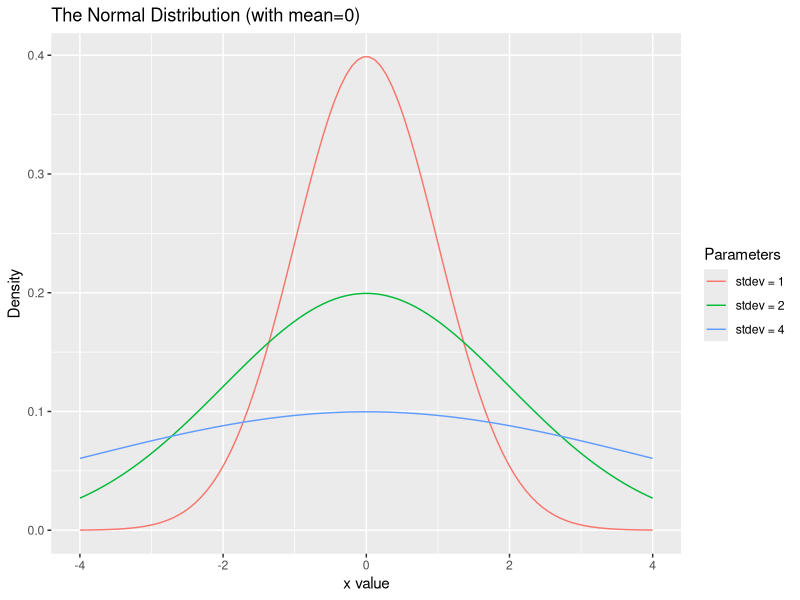
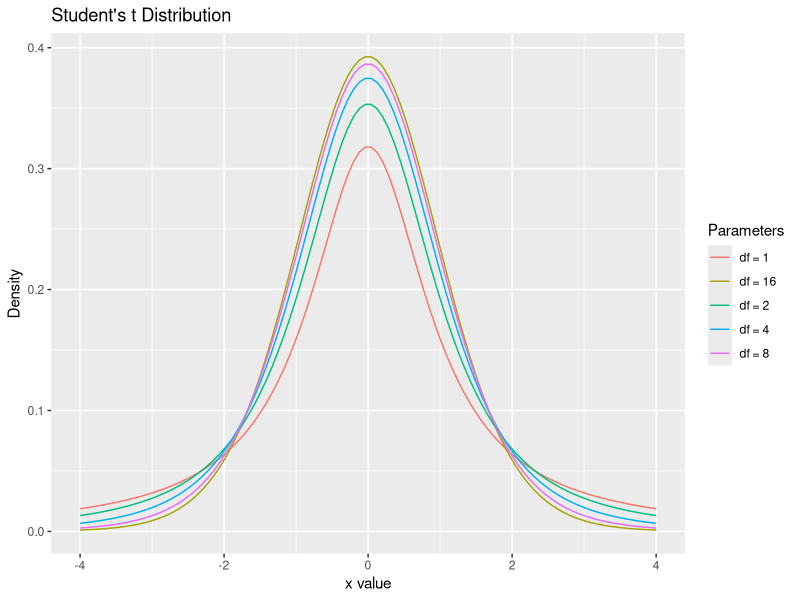
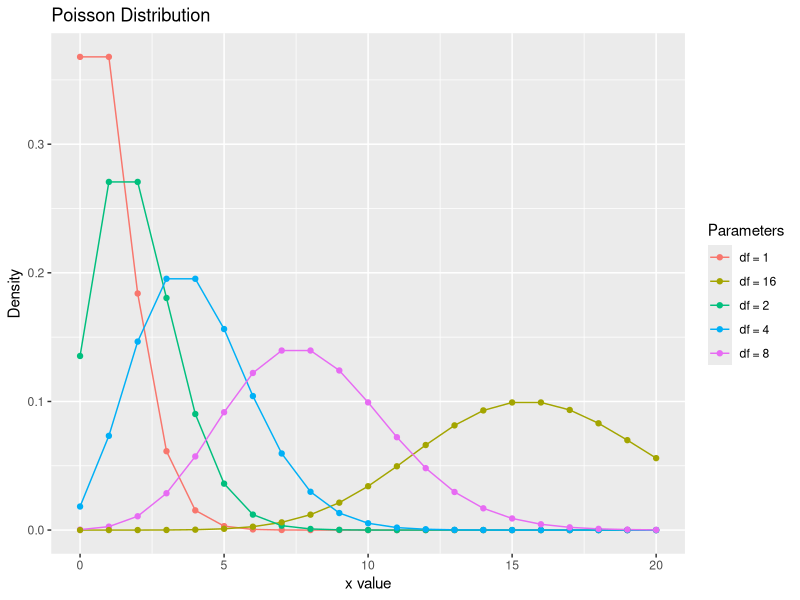
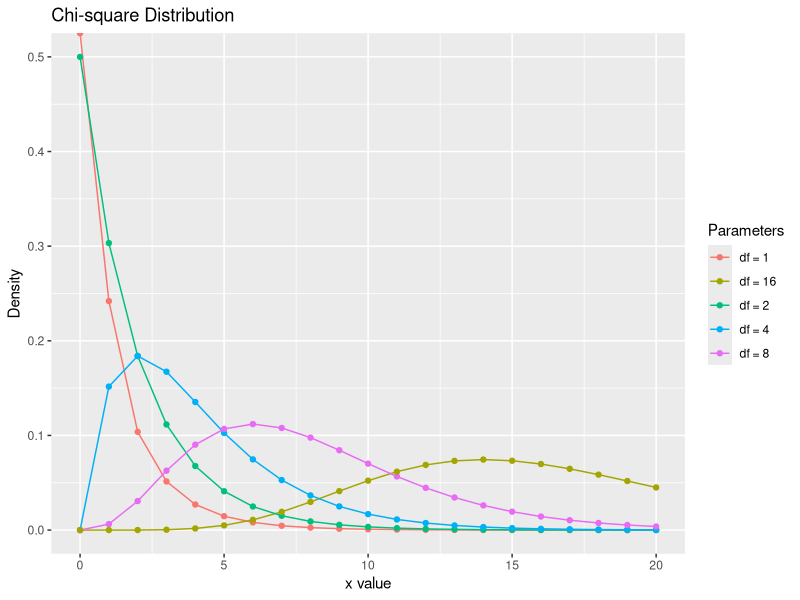
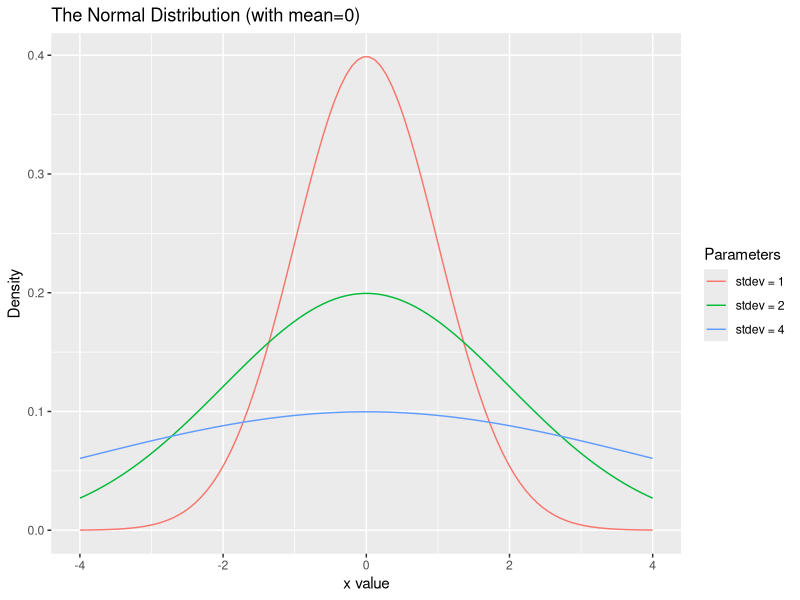
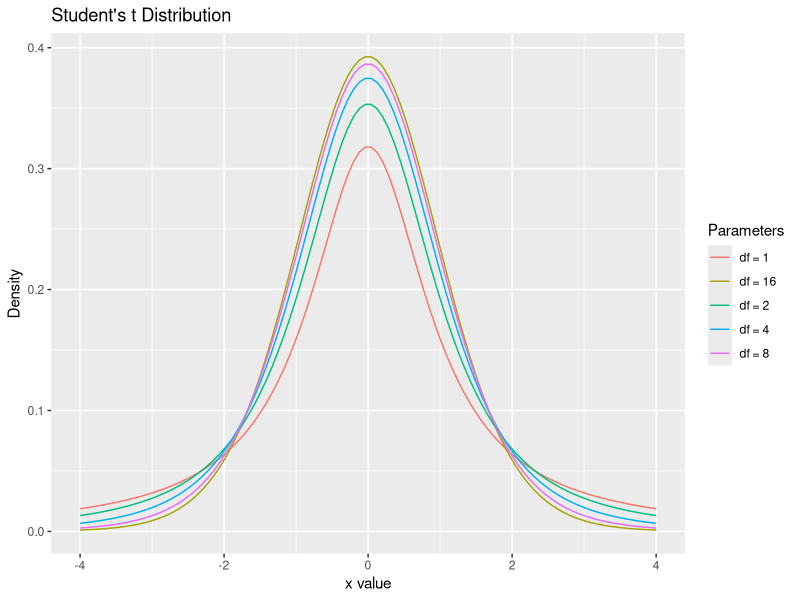
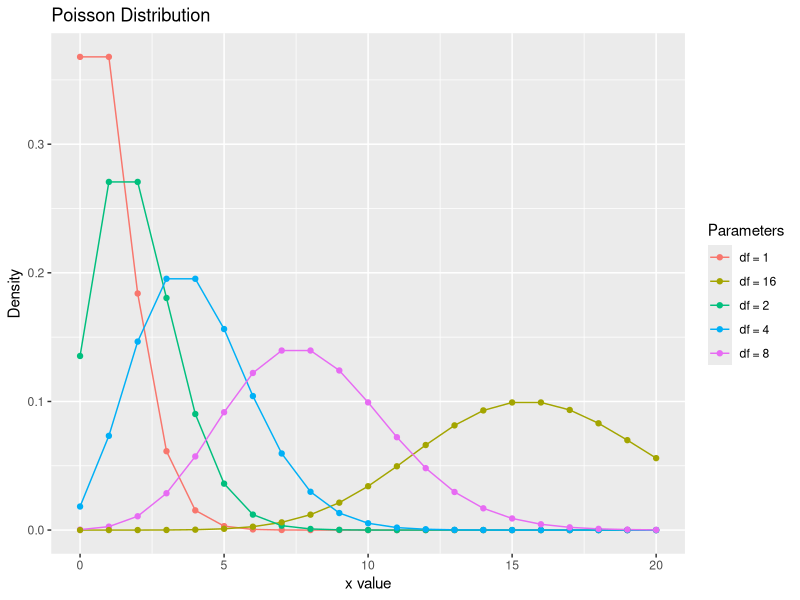
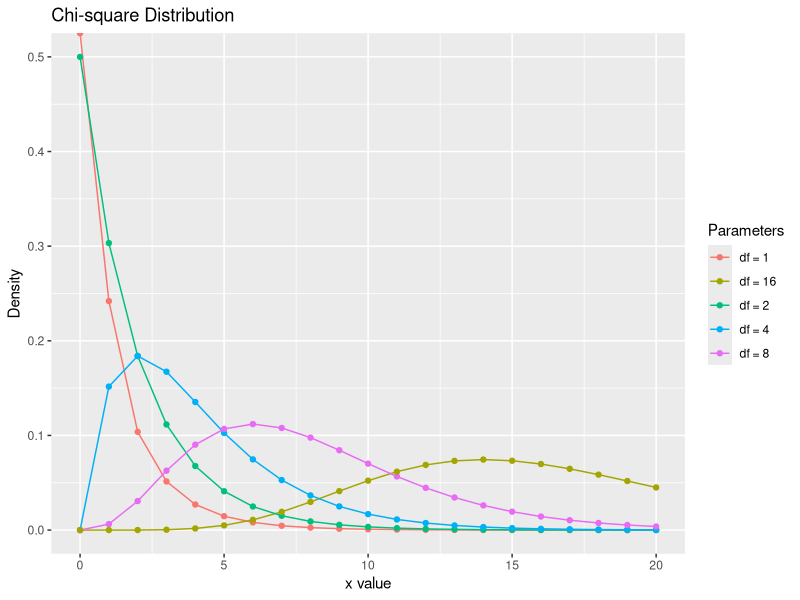

Write the R code that produced these figures, in order.
library(ggplot2)
library(tidyr)

# Normal
df <- data.frame(x=numeric(), p=character(), y=numeric())

domain <- seq(-4, 4, length=100)
params <- c(1, 2, 4)

for (i in 1:length(params)){
  df <- rbind(df, data.frame(
    x=domain,
    p=rep(paste("stdev =", params[i])),
    y=dnorm(domain, mean=0, sd=params[i])))
}

ggplot(df, aes(x=x, y=y, color=p)) +
  geom_line() +
  ggtitle("The Normal Distribution (with mean=0)") +
  labs(x="x value", y="Density", color="Parameters")

ggsave("images/distribution-normal.png")

# Student's t
df <- data.frame(x=numeric(), p=character(), y=numeric())

domain <- seq(-4, 4, length=100)
params <- c(1, 2, 4, 8, 16)

for (i in 1:length(params)){
  df <- rbind(df, data.frame(
    x=domain,
    p=rep(paste("df =", params[i])),
    y=dt(domain, df=params[i])))
}

ggplot(df, aes(x=x, y=y, color=p)) +
  geom_line() +
  ggtitle("Student's t Distribution") +
  labs(x="x value", y="Density", color="Parameters")

ggsave("images/distribution-t.png")

# Poisson
df <- data.frame(x=numeric(), p=character(), y=numeric())

domain <- seq(0, 20, length=21)
params <- c(1, 2, 4, 8, 16)

for (i in 1:length(params)){
  df <- rbind(df, data.frame(
    x=domain,
    p=rep(paste("df =", params[i])),
    y=dpois(domain, lambda=params[i])))
}

ggplot(df, aes(x=x, y=y, color=p)) +
  geom_line() +
  geom_point() +
  ggtitle("Poisson Distribution") +
  labs(x="x value", y="Density", color="Parameters")

ggsave("images/distribution-poisson.png")

# Chi-square
df <- data.frame(x=numeric(), p=character(), y=numeric())

domain <- seq(0, 20, length=21)
params <- c(1, 2, 4, 8, 16)

for (i in 1:length(params)){
  df <- rbind(df, data.frame(
    x=domain,
    p=rep(paste("df =", params[i])),
    y=dchisq(domain, df=params[i])))
}

ggplot(df, aes(x=x, y=y, color=p)) +
  geom_line() +
  geom_point() +
  ggtitle("Chi-square Distribution") +
  labs(x="x value", y="Density", color="Parameters")

ggsave("images/distribution-chi-square.png")